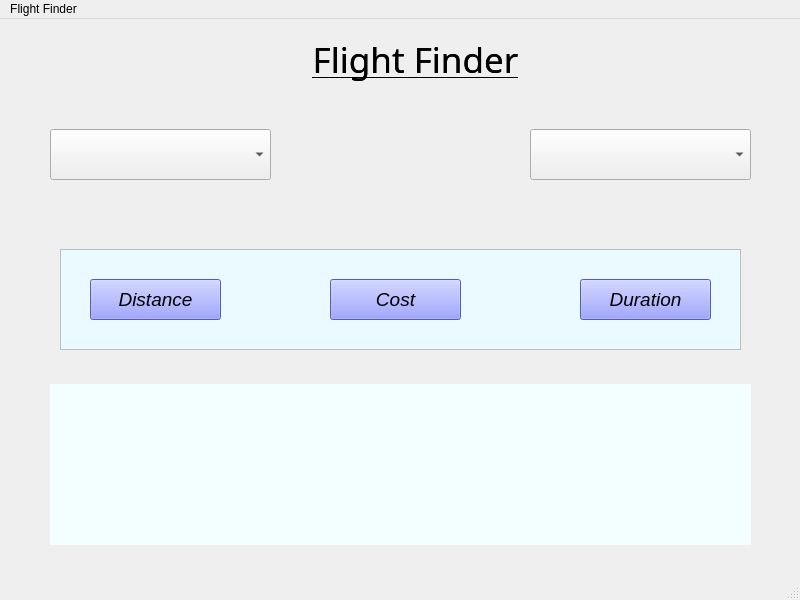
<?xml version="1.0" encoding="UTF-8"?>
<ui version="4.0">
 <class>MainWindow</class>
 <widget class="QMainWindow" name="MainWindow">
  <property name="geometry">
   <rect>
    <x>0</x>
    <y>0</y>
    <width>800</width>
    <height>600</height>
   </rect>
  </property>
  <property name="windowTitle">
   <string>MainWindow</string>
  </property>
  <property name="styleSheet">
   <string notr="true"/>
  </property>
  <widget class="QWidget" name="centralwidget">
   <widget class="QLabel" name="label_2">
    <property name="geometry">
     <rect>
      <x>230</x>
      <y>10</y>
      <width>371</width>
      <height>61</height>
     </rect>
    </property>
    <property name="font">
     <font>
      <family>Algerian</family>
      <pointsize>26</pointsize>
      <underline>true</underline>
     </font>
    </property>
    <property name="styleSheet">
     <string notr="true">color: rgb(0, 0, 0);</string>
    </property>
    <property name="text">
     <string>Flight Finder</string>
    </property>
    <property name="alignment">
     <set>Qt::AlignCenter</set>
    </property>
   </widget>
   <widget class="QComboBox" name="comboBox">
    <property name="geometry">
     <rect>
      <x>50</x>
      <y>110</y>
      <width>221</width>
      <height>51</height>
     </rect>
    </property>
    <property name="font">
     <font>
      <family>Arial</family>
      <pointsize>14</pointsize>
      <italic>true</italic>
      <bold>false</bold>
     </font>
    </property>
    <property name="styleSheet">
     <string notr="true">border-color: rgb(0, 0, 127);</string>
    </property>
   </widget>
   <widget class="QComboBox" name="comboBox2">
    <property name="geometry">
     <rect>
      <x>530</x>
      <y>110</y>
      <width>221</width>
      <height>51</height>
     </rect>
    </property>
    <property name="font">
     <font>
      <family>Arial</family>
      <pointsize>14</pointsize>
      <italic>true</italic>
      <bold>false</bold>
     </font>
    </property>
    <property name="styleSheet">
     <string notr="true">border-color: rgb(0, 0, 127);</string>
    </property>
   </widget>
   <widget class="QPushButton" name="pushButton">
    <property name="geometry">
     <rect>
      <x>580</x>
      <y>260</y>
      <width>131</width>
      <height>41</height>
     </rect>
    </property>
    <property name="font">
     <font>
      <family>Arial</family>
      <pointsize>14</pointsize>
      <italic>true</italic>
      <bold>false</bold>
     </font>
    </property>
    <property name="styleSheet">
     <string notr="true">background-color: rgb(120, 127, 255);
color: rgb(0, 0, 0);</string>
    </property>
    <property name="text">
     <string>Duration</string>
    </property>
   </widget>
   <widget class="QPushButton" name="pushButton_2">
    <property name="geometry">
     <rect>
      <x>90</x>
      <y>260</y>
      <width>131</width>
      <height>41</height>
     </rect>
    </property>
    <property name="font">
     <font>
      <family>Arial</family>
      <pointsize>14</pointsize>
      <italic>true</italic>
      <bold>false</bold>
     </font>
    </property>
    <property name="styleSheet">
     <string notr="true">background-color: rgb(120, 127, 255);
color: rgb(0, 0, 0);</string>
    </property>
    <property name="text">
     <string>Distance</string>
    </property>
   </widget>
   <widget class="QPushButton" name="pushButton_3">
    <property name="geometry">
     <rect>
      <x>330</x>
      <y>260</y>
      <width>131</width>
      <height>41</height>
     </rect>
    </property>
    <property name="font">
     <font>
      <family>Arial</family>
      <pointsize>14</pointsize>
      <italic>true</italic>
      <bold>false</bold>
     </font>
    </property>
    <property name="styleSheet">
     <string notr="true">background-color: rgb(120, 127, 255);
color: rgb(0, 0, 0);</string>
    </property>
    <property name="text">
     <string>Cost</string>
    </property>
   </widget>
   <widget class="QTableView" name="tableView">
    <property name="geometry">
     <rect>
      <x>60</x>
      <y>230</y>
      <width>681</width>
      <height>101</height>
     </rect>
    </property>
    <property name="styleSheet">
     <string notr="true">background-color: rgb(235, 250, 255);</string>
    </property>
   </widget>
   <widget class="QLabel" name="label">
    <property name="geometry">
     <rect>
      <x>50</x>
      <y>365</y>
      <width>701</width>
      <height>161</height>
     </rect>
    </property>
    <property name="font">
     <font>
      <family>Javanese Text</family>
      <pointsize>11</pointsize>
     </font>
    </property>
    <property name="styleSheet">
     <string notr="true">background-color: rgb(255, 255, 255);
background-color: rgb(242, 255, 254);</string>
    </property>
    <property name="text">
     <string/>
    </property>
   </widget>
   <widget class="QLabel" name="label_3">
    <property name="geometry">
     <rect>
      <x>0</x>
      <y>0</y>
      <width>851</width>
      <height>591</height>
     </rect>
    </property>
    <property name="text">
     <string/>
    </property>
   </widget>
   <widget class="QLabel" name="label_4">
    <property name="geometry">
     <rect>
      <x>230</x>
      <y>10</y>
      <width>371</width>
      <height>61</height>
     </rect>
    </property>
    <property name="font">
     <font>
      <family>Algerian</family>
      <pointsize>26</pointsize>
      <underline>true</underline>
     </font>
    </property>
    <property name="styleSheet">
     <string notr="true">color: rgb(0, 0, 0);</string>
    </property>
    <property name="text">
     <string>Flight Finder</string>
    </property>
    <property name="alignment">
     <set>Qt::AlignCenter</set>
    </property>
   </widget>
   <zorder>label_3</zorder>
   <zorder>tableView</zorder>
   <zorder>comboBox</zorder>
   <zorder>comboBox2</zorder>
   <zorder>pushButton</zorder>
   <zorder>pushButton_2</zorder>
   <zorder>pushButton_3</zorder>
   <zorder>label</zorder>
   <zorder>label_2</zorder>
   <zorder>label_4</zorder>
  </widget>
  <widget class="QMenuBar" name="menubar">
   <property name="geometry">
    <rect>
     <x>0</x>
     <y>0</y>
     <width>800</width>
     <height>21</height>
    </rect>
   </property>
   <widget class="QMenu" name="menuFlight_Finder">
    <property name="title">
     <string>Flight Finder</string>
    </property>
   </widget>
   <addaction name="menuFlight_Finder"/>
  </widget>
  <widget class="QStatusBar" name="statusbar"/>
 </widget>
 <resources/>
 <connections/>
</ui>
